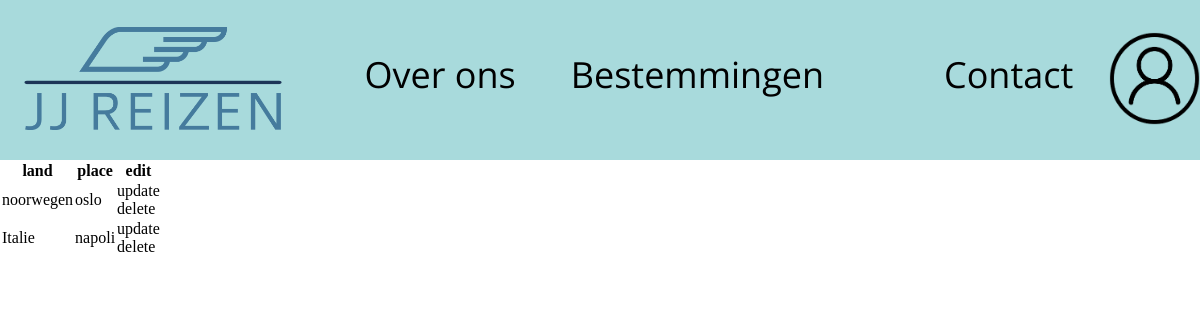
The app's page /reizen-inzien.php with its own data.
### tables this page shows
CREATE TABLE `reizen` (
  `id` int(11) NOT NULL,
  `place_id` int(11) NOT NULL,
  `land_id` int(11) NOT NULL,
  `beschrijving` text NOT NULL,
  `prijs` double NOT NULL
);

CREATE TABLE `landen` (
  `country_id` int(11) NOT NULL,
  `name` varchar(255) NOT NULL,
  `beschrijving` text NOT NULL
);

CREATE TABLE `places` (
  `id` int(11) NOT NULL,
  `name` varchar(255) NOT NULL,
  `land_id` int(11) NOT NULL
);

### reizen-inzien.php (the view, shortened to what this page needs)
<?php
include_once("comp/header.php");
$data = $conn->query("SELECT landen.country_id as landen_id, landen.name AS land_naam, places.id AS place_id, places.name AS place_naam, reizen.id as reizen_id, reizen.prijs AS prijs FROM `reizen` \n"
. "\n"
. "INNER JOIN landen ON reizen.land_id = landen.country_id \n"
. "INNER JOIN places ON reizen.place_id = places.id;");
?>
<table class="table-container">
    <tr>
        <th>land</th>
        <th>place</th>
        <th>edit</th>
    </tr>
    <?php
    foreach ($data as $row) { ?>
            <tr>
                <td> <?php echo $row['land_naam']; ?></td>
                <td> <?php echo $row['place_naam']; ?></td>
                <td>  <a href="update-reis.php?id=<?php echo $row['reizen_id']; ?>">update</a> <br> <a href="delete-reis.php?id=<?php echo $row['reizen_id']; ?>">delete</a> </td>
            </tr>
    <?php } ?>
</table>

### styling/style.css (style rules this page uses)
* { padding: 0; margin: 0; color: black; }
*:link { text-decoration: none; }
body { height: 100vh; width: 100%; }

### records on screen
reizen: landen.name "noorwegen", place.name "oslo"
reizen: landen.name "Italie", place.name "napoli"
